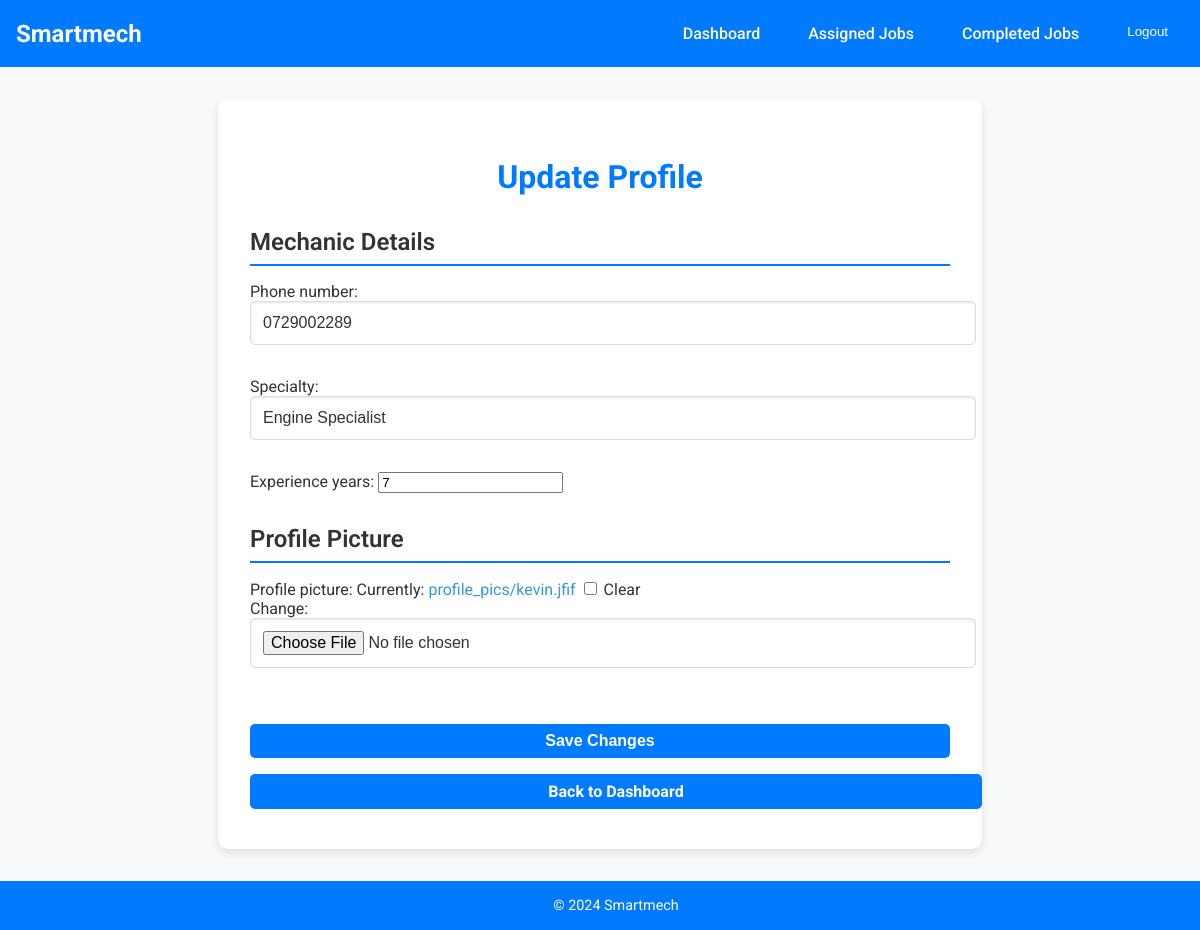
/accounts/mechanic/update-profile/ (signed in), run on the app's committed database.
### accounts/models.py (models this page shows, shortened)
class Mechanic(models.Model):
    user = models.OneToOneField(CustomUser, on_delete=models.CASCADE)
    phone_number = models.CharField(max_length=15, blank=True, null=True)
    specialty = models.CharField(max_length=100, blank=True, null=True)  # E.g., Engine Specialist, Brake Specialist
    experience_years = models.IntegerField(default=0)
    profile_picture = models.ImageField(upload_to='profile_pics/', blank=True, null=True)
    city = models.CharField(max_length=100, blank=True, null=True)
    state = models.CharField(max_length=100, blank=True, null=True)

### accounts/views.py (the view)
# urls.py: path('mechanic/update-profile/', views.mechanic_update_profile, name='mechanic_update_profile'),
@login_required
def mechanic_update_profile(request):
    mechanic = request.user.mechanic
    if request.method == 'POST':
        mechanic_form = MechanicProfileUpdateForm(request.POST, instance=mechanic)
        picture_form = ProfilePictureUpdateForm(request.POST, request.FILES, instance=mechanic)
        if mechanic_form.is_valid() and picture_form.is_valid():
            mechanic_form.save()
            picture_form.save()
            return redirect('mechanic_dashboard')
    else:
        mechanic_form = MechanicProfileUpdateForm(instance=mechanic)
        picture_form = ProfilePictureUpdateForm(instance=mechanic)
    return render(request, 'mechanic/update_profile.html', {
        'mechanic_form': mechanic_form,
        'picture_form': picture_form,
    })

### accounts/forms.py
class MechanicProfileUpdateForm(forms.ModelForm):
    class Meta:
        model = Mechanic
        fields = ['phone_number', 'specialty', 'experience_years']

class ProfilePictureUpdateForm(forms.ModelForm):
    class Meta:
        model = Mechanic
        fields = ['profile_picture']

### accounts/templates/mechanic/update_profile.html (shortened to what this page needs)
{% extends 'base.html' %}
{% block content %}
<div class="mechanic-profile-update-container">
    <h2 class="mechanic-profile-update-title">Update Profile</h2>
    <form method="post" enctype="multipart/form-data" class="mechanic-profile-update-form">
        <div class="mechanic-details-section">
            <h3 class="section-title">Mechanic Details</h3>
            {{ mechanic_form.as_p }}
        </div>
        <div class="profile-picture-section">
            <h3 class="section-title">Profile Picture</h3>
            {{ picture_form.as_p }}
        </div>
        <button type="submit" class="btn mechanic-profile-save-btn">Save Changes</button>
    </form>
    <a href="{% url 'mechanic_dashboard' %}" class="btn btn-secondary mechanic-back-dashboard-btn">Back to Dashboard</a>
</div>
{% endblock %}

### accounts/static/accounts/css/style.css (style rules this page uses)
body { font-family: 'Roboto', sans-serif; background-color: #f4f4f9; margin: 0; padding: 0; color: #333; }
h1, h2, h3 { color: #333; margin-bottom: 15px; }
a { color: #3498db; text-decoration: none; }
.btn { display: inline-block; padding: 10px 20px; background-color: #3498db; color: #fff; border-radius: 5px; transition: background-color 0.3s ease; text-align: center; }
.section-title { font-size: 1.5rem; font-weight: 600; margin-top: 2rem; margin-bottom: 1rem; color: #333; border-bottom: 2px solid #007bff; padding-bottom: 0.5rem; }
.btn { display: inline-block; padding: 0.75rem 1.5rem; background-color: #007bff; color: #fff; border-radius: 5px; text-decoration: none; text-align: center; transition: background-color 0.3s ease; font-weight: bold; }
.btn-secondary { background-color: #6c757d; }
.mechanic-profile-update-container { max-width: 700px; margin: 2rem auto; padding: 2rem; background-color: #ffffff; border-radius: 10px; box-shadow: 0 4px 8px rgba(0, 0, 0, 0.1); }
.mechanic-profile-update-title { font-size: 2rem; color: #007bff; margin-bottom: 1.5rem; text-align: center; }
.mechanic-profile-update-form { text-align: left; }
.mechanic-details-section, .profile-picture-section { margin-bottom: 2rem; }
.section-title { font-size: 1.5rem; color: #333333; margin-bottom: 1rem; border-bottom: 2px solid #007bff; padding-bottom: 0.5rem; }
.mechanic-profile-update-form input[type="text"], .mechanic-profile-update-form textarea, .mechanic-profile-update-form input[type="file"] { width: 100%; padding: 0.75rem; border-radius: 5px; border: 1px solid #ddd; font-size: 1rem; color: #333333; box-shadow: inset 0 1px 3px rgba(0, 0, 0, 0.1); margin-bottom: 1rem; }
.mechanic-profile-save-btn { display: block; width: 100%; background-color: #007bff; color: #fff; border: none; border-radius: 5px; padding: 0.75rem; font-size: 1rem; cursor: pointer; transition: background-color 0.3s ease; margin-top: 1rem; }
.mechanic-back-dashboard-btn { display: block; width: 100%; background-color: #6c757d; color: white; border: none; border-radius: 5px; padding: 0.75rem; font-size: 1rem; margin-top: 1rem; text-align: center; text-decoration: none; cursor: pointer; transition: background-color 0.3s ease; }

### accounts/templates/base.html (style rules this page uses)
html, body { margin: 0; padding: 0; height: 100%; font-family: 'Roboto', sans-serif; overflow-x: hidden; }
body { display: flex; flex-direction: column; background-color: #f8f9fa; color: #333; }
.btn { display: inline-block; padding: 0.5rem 1rem; background-color: #007bff; color: white; border-radius: 5px; text-decoration: none; margin: 0.5rem 0; }

### data on the page
Mechanic: phone_number "0729002289", specialty "Engine Specialist", experience_years "7"
